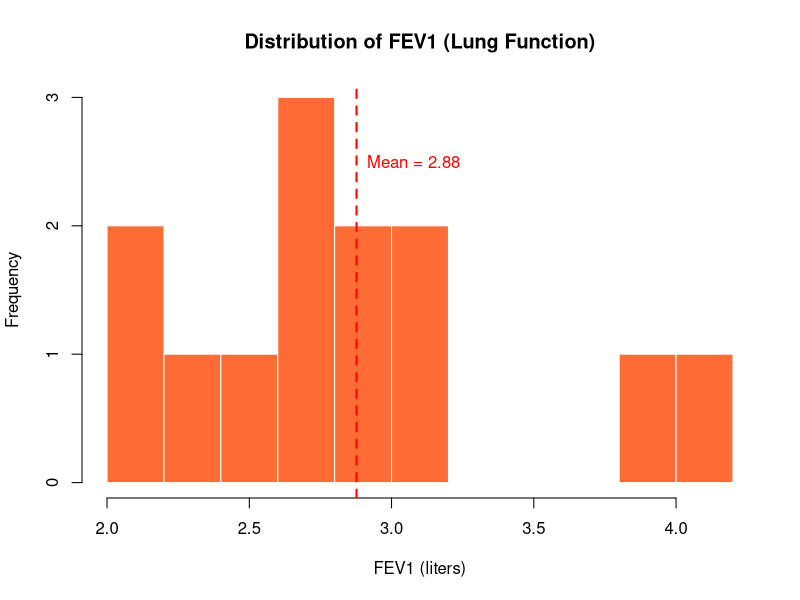
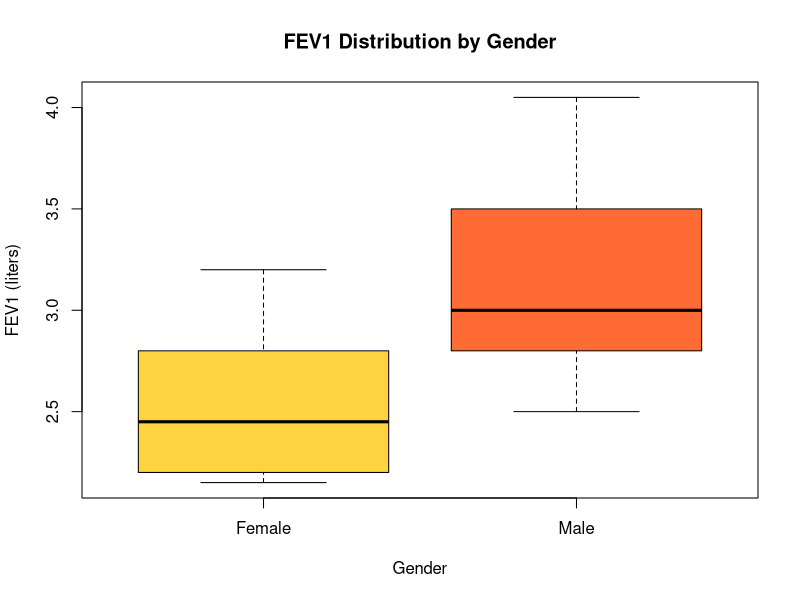
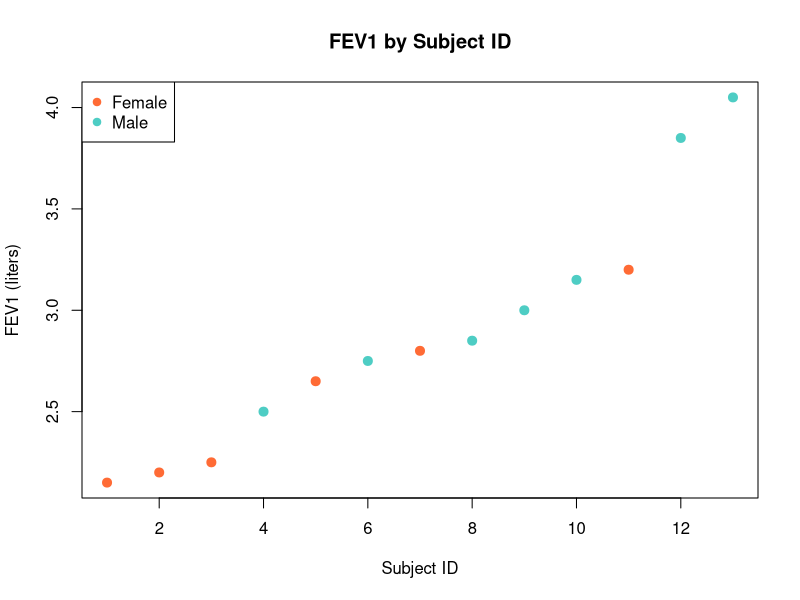
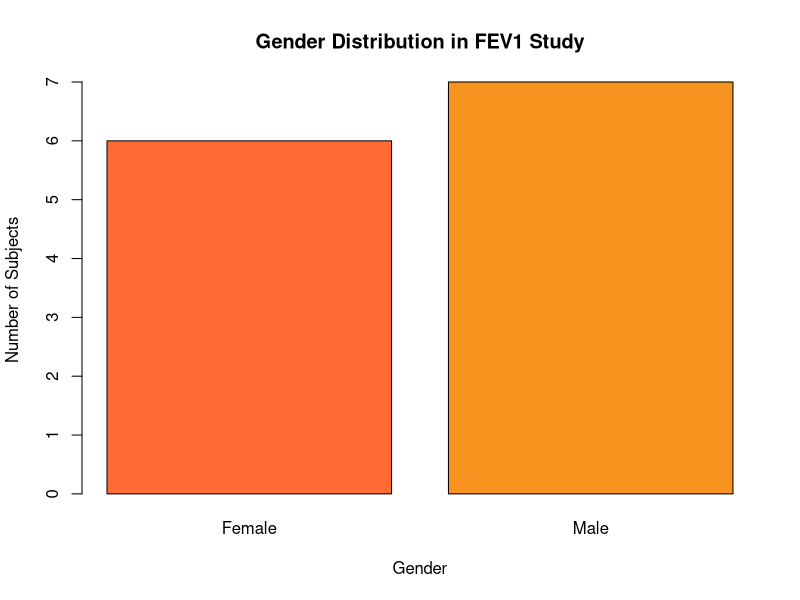
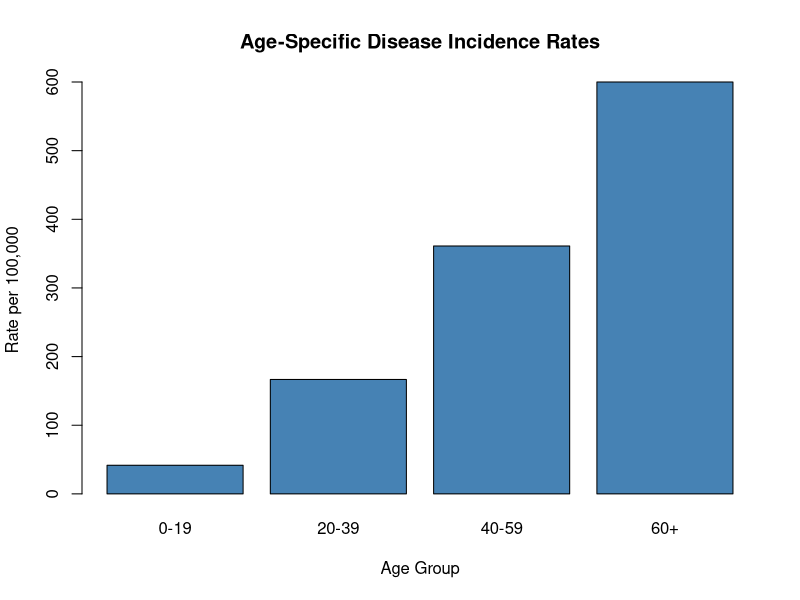

Generate these figures, in order, with R:
#!/usr/bin/env Rscript
# Generate all graphics for Week 1 slides with 3D effects
# Dr. John Molitor, Oregon State University
# Fall 2025

# Install/load required packages
if (!require(plotrix)) install.packages("plotrix", repos = "http://cran.r-project.org")
library(plotrix)

# Set working directory to code folder
setwd("/Users/molitorj/ms/OSU/classes/AI_H524/H524_fall_2025/Week_1/slides/code")

# ============================================================================
# PREPARE DATA
# ============================================================================

# FEV1 Data: Lung function in adolescents with asthma
# Source: Pagano & Gauvreau "Principles of Biostatistics", pp. 38-39
fev1_data <- data.frame(
  subject_id = 1:13,
  fev1_liters = c(2.15, 2.20, 2.25, 2.50, 2.65, 2.75, 2.80,
                  2.85, 3.00, 3.15, 3.20, 3.85, 4.05),
  gender = factor(c("Female", "Female", "Female", "Male", "Female",
                    "Male", "Female", "Male", "Male", "Male",
                    "Female", "Male", "Male"))
)

# Childhood Injury Deaths Data
# Source: Pagano & Gauvreau "Principles of Biostatistics", pp. 24-25
injury_data <- data.frame(
  cause = rep(c("Motor Vehicle", "Drowning", "Fire", "Homicide", "Other"),
              times = c(48, 14, 12, 7, 19))
)
injury_data$cause <- factor(injury_data$cause,
                            levels = c("Motor Vehicle", "Drowning", "Fire", "Homicide", "Other"))

# ============================================================================
# GENERATE GRAPHICS FOR SLIDES
# ============================================================================
# NOTE: Only generating graphics that appear in current version of slides
# The slides now focus on detailed examples with explanations rather than
# standalone examples without context

# 1. Histogram - FEV1 Distribution (USED IN SLIDES)
pdf("histogram_fev1.pdf", width = 8, height = 6)
hist(fev1_data$fev1_liters,
     main = "Distribution of FEV1 (Lung Function)",
     xlab = "FEV1 (liters)",
     ylab = "Frequency",
     col = "#FF6B35",
     border = "white",
     breaks = 8)
abline(v = mean(fev1_data$fev1_liters), col = "red", lwd = 2, lty = 2)
text(mean(fev1_data$fev1_liters) + 0.2, 2.5,
     paste("Mean =", round(mean(fev1_data$fev1_liters), 2)), col = "red")
dev.off()

# 2. Box Plot - FEV1 by Gender (USED IN SLIDES)
pdf("boxplot_fev1_gender.pdf", width = 8, height = 6)
boxplot(fev1_liters ~ gender, data = fev1_data,
        main = "FEV1 Distribution by Gender",
        xlab = "Gender",
        ylab = "FEV1 (liters)",
        col = c("#FFD23F", "#FF6B35"),
        border = "black")
dev.off()

# 3. Scatter Plot - Subject ID vs FEV1 (USED IN SLIDES)
pdf("scatter_fev1.pdf", width = 8, height = 6)
plot(fev1_data$subject_id, fev1_data$fev1_liters,
     main = "FEV1 by Subject ID",
     xlab = "Subject ID",
     ylab = "FEV1 (liters)",
     pch = 19,
     col = ifelse(fev1_data$gender == "Male", "#4ECDC4", "#FF6B35"),
     cex = 1.2)
legend("topleft", legend = c("Female", "Male"),
       col = c("#FF6B35", "#4ECDC4"), pch = 19)
dev.off()

# 4. Bar Chart - Gender Distribution in FEV1 Study (USED IN SLIDES)
gender_counts <- table(fev1_data$gender)
pdf("barplot_gender_fev1.pdf", width = 8, height = 6)
barplot(gender_counts,
        main = "Gender Distribution in FEV1 Study",
        ylab = "Number of Subjects",
        xlab = "Gender",
        col = c("#FF6B35", "#F7931E"),
        border = "black")
dev.off()

# 5. Age-Specific Rates (USED IN SLIDES)
age_groups <- c("0-19", "20-39", "40-59", "60+")
population_by_age <- c(12000, 15000, 18000, 5000)
cases_by_age <- c(5, 25, 65, 30)
age_specific_rates <- (cases_by_age / population_by_age) * 100000

pdf("age_specific_rates.pdf", width = 8, height = 6)
barplot(age_specific_rates,
        names.arg = age_groups,
        main = "Age-Specific Disease Incidence Rates",
        xlab = "Age Group",
        ylab = "Rate per 100,000",
        col = "steelblue",
        border = "black")
dev.off()

cat("\n=== All graphics generated successfully ===\n")
cat("Files created in:", getwd(), "\n")
cat("\nGraphics used in current slides:\n")
cat("- histogram_fev1.pdf (Data Visualization: Histogram)\n")
cat("- boxplot_fev1_gender.pdf (Data Visualization: Box Plots)\n")
cat("- barplot_gender_fev1.pdf (Data Visualization: Bar Charts)\n")
cat("- scatter_fev1.pdf (Data Visualization: Scatter Plots)\n")
cat("- age_specific_rates.pdf (Rates and Standardization)\n")
cat("\nNote: Slides now focus on detailed examples with explanations\n")
cat("rather than standalone plots without context.\n")
